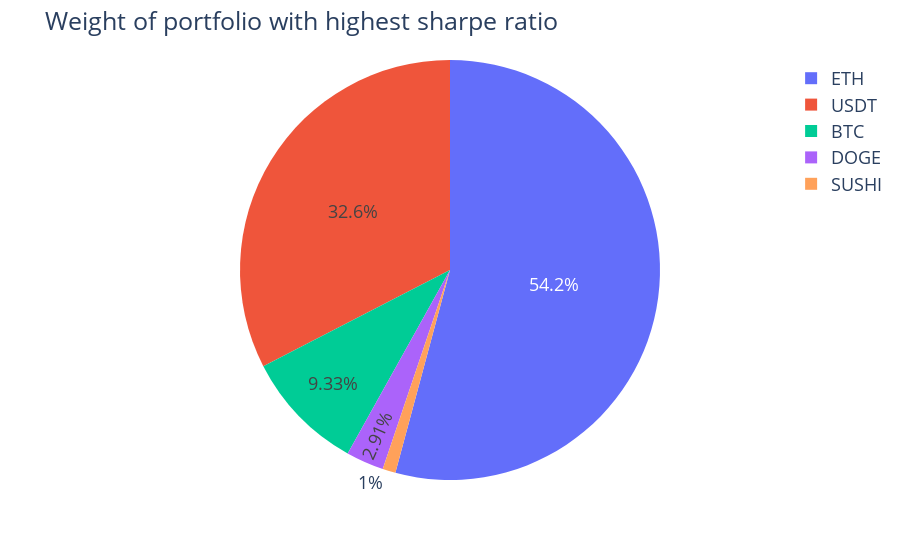

Notebook cell for this chart:
### Code cell
fig=px.pie(data_frame=optimal_weight_df,names='ticker',values='weight')
fig.update_layout(
    title='Weight of portfolio with highest sharpe ratio',
    font=dict(size=18 ))

### Figure 1 — Plotly figure (JSON) as saved in the notebook; plotly's stock layout.template omitted (floating-point values rounded to 4 significant figures)
{"data": [{"domain": {"x": [0, 1], "y": [0, 1]}, "hovertemplate": "ticker=%{label}<br>weight=%{value}<extra></extra>", "labels": ["ETH", "BTC", "DOGE", "USDT", "SUSHI"], "legendgroup": "", "name": "", "showlegend": true, "type": "pie", "values": [0.5419, 0.09332, 0.02909, 0.3257, 0.01002]}], "layout": {"font": {"size": 18}, "legend": {"tracegroupgap": 0}, "margin": {"t": 60}, "title": {"text": "Weight of portfolio with highest sharpe ratio"}}}
